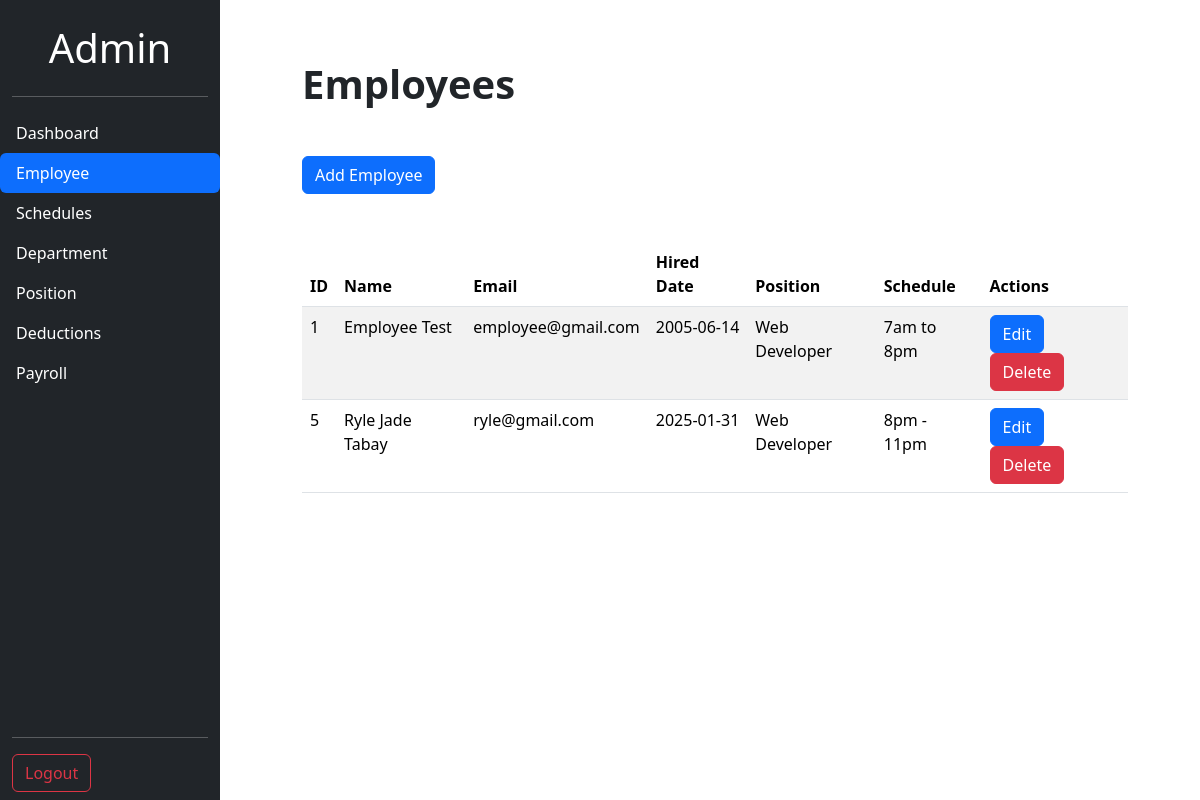
The page /Admin-Panel/employee.php (signed in) on the database its author committed.
### tables this page shows
CREATE TABLE `employees` (
  `employee_id` int(11) NOT NULL,
  `employee_name` varchar(100) NOT NULL,
  `employee_email` varchar(100) NOT NULL,
  `employee_password` varchar(255) NOT NULL,
  `hire_date` date NOT NULL,
  `position_id` int(11) NOT NULL,
  `schedule_id` int(11) DEFAULT NULL
);

CREATE TABLE `positions` (
  `position_id` int(11) NOT NULL,
  `position_name` varchar(100) NOT NULL,
  `hourly_rate` decimal(10,2) NOT NULL,
  `department_id` int(11) NOT NULL
);

CREATE TABLE `schedules` (
  `schedule_id` int(11) NOT NULL,
  `schedule_name` varchar(100) NOT NULL,
  `start_time` time DEFAULT NULL,
  `end_time` time DEFAULT NULL
);

### Admin-Panel/employee.php (the view, shortened to what this page needs)
<?php
require '../includes/employee.inc.php';
try {
  $stmt = $pdo->query("SELECT e.*, p.department_id, p.position_name, s.schedule_name FROM Employees e JOIN Positions p ON e.position_id = p.position_id JOIN Schedules s ON e.schedule_id = s.schedule_id");
  $employees = $stmt->fetchAll(PDO::FETCH_ASSOC);
} catch (PDOException $e) {
  $_SESSION['error'] = "Error fetching employees: " . $e->getMessage();
  header("Location: ../Admin-Panel/employee.php");
  exit();
}
?>
<!DOCTYPE html>
<html lang="en">
<head>
  <link href="https://cdn.jsdelivr.net/npm/bootstrap@5.3.3/dist/css/bootstrap.min.css" rel="stylesheet" />
  <link rel="stylesheet" href="Styles/general.css" />
  <link rel="stylesheet" href="Styles/info.css" />
</head>
<body>
  <div class="d-flex flex-column position-fixed bot bg-dark vh-100 top-0 start-0" style="width: 220px">
    <div class="container-fluid text-center">
      <h1 class="text-white text-center mt-4">Admin</h1>
    </div>
    <div class="container">
      <hr class="text-white" />
    </div>
    <ul class="nav nav-pills flex-column mb-auto text-white">
      <li class="nav-item">
        <a class="nav-link text-start text-white" href="../Admin-Panel/dashboard.php">Dashboard</a>
      </li>
      <li class="nav-item items">
        <a class="nav-link text-white active" href="../Admin-Panel/employee.php">Employee</a>
      </li>
      <li class="nav-item items">
        <a class="nav-link text-white" href="../Admin-Panel/schedules.php">Schedules</a>
      </li>
      <li class="nav-item items">
        <a class="nav-link text-white" href="../Admin-Panel/department.php">Department</a>
      </li>
      <li class="nav-item items">
        <a class="nav-link text-white" href="../Admin-Panel/position.php">Position</a>
      </li>
      <li class="nav-item items">
        <a class="nav-link text-white" href="../Admin-Panel/deductions.php">Deductions</a>
      </li>
      <li class="nav-item items">
        <a class="nav-link text-white" href="../Admin-Panel/payroll.php">Payroll</a>
      </li>
    </ul>
    <div class="container">
      <hr class="text-white" />
    </div>
    <div class="container mb-2">
      <a class="btn btn-outline-danger" href="../includes/logout.inc.php">Logout</a>
    </div>
  </div>
  <div class="container">
    <h1 class="mb-5"><strong>Employees</strong></h1>
  </div>
  <div class="container">
    <button type="button" class="btn btn-primary" data-bs-toggle="modal" data-bs-target="#add-employee">Add Employee</button>
  </div>
  <div class="container mt-5">
    <table class="table table-striped">
      <thead>
        <tr>
          <th scope="col">ID</th>
          <th scope="col">Name</th>
          <th scope="col">Email</th>
          <th scope="col">Hired Date</th>
          <th scope="col">Position</th>
          <th scope="col">Schedule</th>
          <th scope="col">Actions</th>
        </tr>
      </thead>
      <tbody>
        <?php foreach ($employees as $employee): ?>
          <tr>
            <td><?php echo htmlspecialchars($employee['employee_id']); ?></td>
            <td><?php echo htmlspecialchars($employee['employee_name']); ?></td>
            <td><?php echo htmlspecialchars($employee['employee_email']); ?></td>
            <td><?php echo $employee['hire_date']; ?></td>
            <td><?php echo htmlspecialchars($employee['position_name']); ?></td>
            <td><?php echo htmlspecialchars($employee['schedule_name']); ?></td>
            <td>
              <button type="button" class="btn btn-primary" data-bs-toggle="modal" data-bs-target="#edit-employee-<?php echo $employee['employee_id']; ?>">Edit</button>
              <a href="../includes/employee.inc.php?delete-id=<?php echo $employee['employee_id']; ?>" class="btn btn-danger" onclick="return confirm('Are you sure you want to delete this employee?')">Delete</a>
            </td>
          </tr>
        <?php endforeach; ?>
      </tbody>
    </table>
  </div>
</body>
</html>

### Admin-Panel/Styles/general.css (style rules this page uses)
body { background-color: rgb(255, 255, 255); margin: 0; padding-top: 60px; padding-left: 290px; padding-bottom: 60px; padding-right: 60px; }
.items { background-color: rgb(33, 37, 41); transition: background-color 0.15s; }

### rows shown on the page
employees: employee_id "1", employee_name "Employee Test", employee_email "employee@gmail.com", hire_date "2005-06-14", position.position_name "Web Developer", schedule.schedule_name "7am to 8pm"
employees: employee_id "5", employee_name "Ryle Jade Tabay", employee_email "ryle@gmail.com", hire_date "2025-01-31", position.position_name "Web Developer", schedule.schedule_name "8pm - 11pm"
